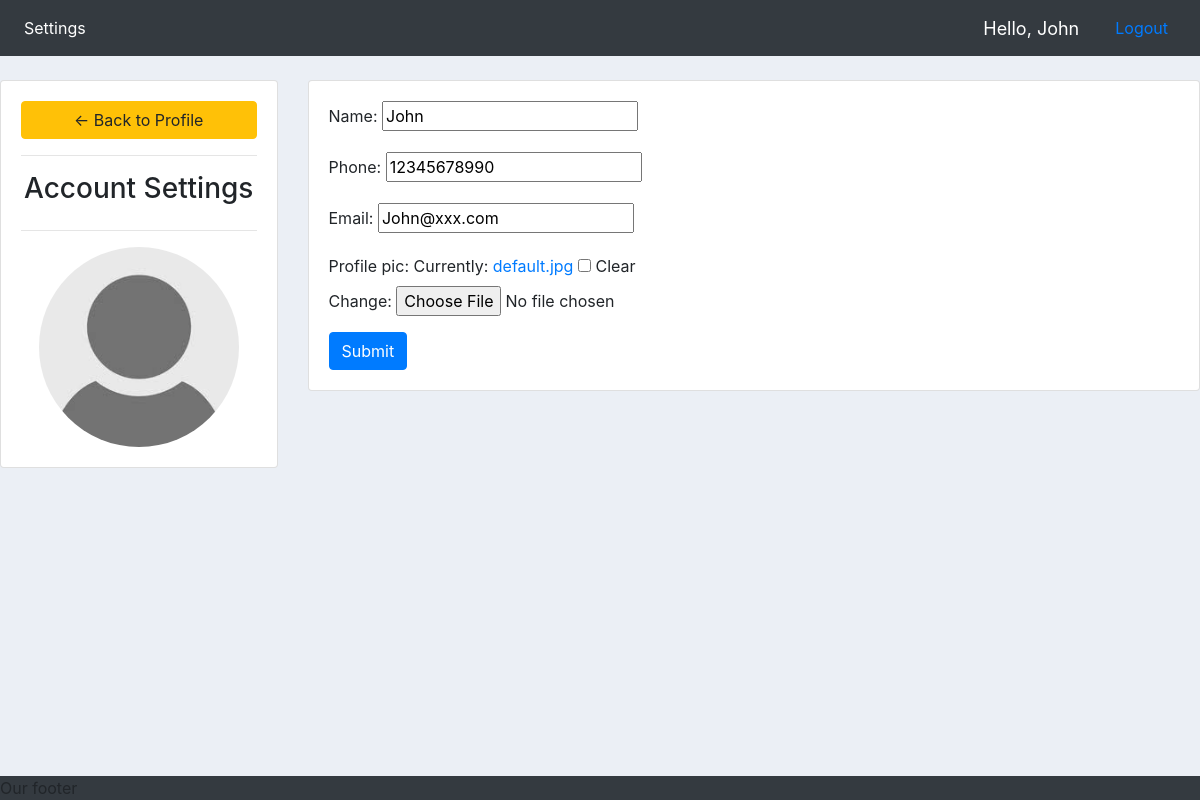
Screenshot of /account/ (signed in) with the database file from the repository.
### accounts/models.py (models this page shows, shortened)
class Customer(models.Model):
    user = models.OneToOneField(User, null=True, on_delete=models.CASCADE)
    name = models.CharField(max_length=200, null=True)
    phone = models.CharField(max_length=200, null=True)
    email = models.EmailField(max_length=200, null=True)
    profile_pic = models.ImageField( upload_to='profile_pics', default='default.jpg',null=True, blank=True)
    date_created = models.DateTimeField(auto_now_add=True, null=True)

### accounts/decorators.py (the view)
        def wrapper_func(request, *args, **kwargs):
            group = None
            if request.user.groups.exists():
                group = request.user.groups.all()[0].name
            if group in allowed_roles:
                return func(request, *args, **kwargs)
            else:
                return HttpResponse('You are not authorized to view this page', status=403)

### accounts/forms.py
class CustomerForm(ModelForm):
    class Meta:
        model = Customer
        fields = "__all__"
        exclude = ['user']

### accounts/views.py (called while the page is built)
@login_required
@allowed_users(allowed_roles=['customer'])
def accountSettings(request):
    customer = Customer.objects.get(user = request.user)
    form = CustomerForm(instance = customer)
    if request.method == 'POST':
        form = CustomerForm(request.POST,request.FILES, instance = customer)
        if form.is_valid():
            form.save()
            return redirect('user')
    context = {'form':form}
    return render(request, 'accounts/account_settings.html', context)

### accounts/templates/accounts/account_settings.html (shortened to what this page needs)
{%  extends 'accounts/main.html' %}
{% load static %}
{% block content %}
<br>
<div class="row">
	<div class="col-md-3">
		<div class="card card-body">
			<a class="btn btn-warning" href="{% url 'home' %}"> &#8592; Back to Profile</a>
			<hr>
			<h3 style="text-align: center">Account Settings</h3>
			<hr>
			<img class="profile-pic" src="{{request.user.customer.profile_pic.url}}" >
		</div>
	</div>
	<div class="col-md-9">
		<div class="card card-body">
			<form method="POST" action="" enctype="multipart/form-data">
				{{form.as_p}}
			<input class="btn btn-primary" type="submit" name="Update Information">
			</form>
		</div>
	</div>
</div>
{% endblock %}

### accounts/templates/accounts/navbar.html (shortened to what this page needs)
<nav class="navbar navbar-expand-lg navbar-dark bg-dark">
    <div class="collapse navbar-collapse" id="navbarNavAltMarkup">
      <div class="navbar-nav">
        {% if request.user.is_staff %}
        <a class="nav-item nav-link active" href="{% url 'home' %}">Dashboard <span class="sr-only">(current)</span></a>
        <a class="nav-item nav-link" href="{% url 'products' %}">Products</a>
        <a class="nav-item nav-link" href="{% url 'charts' %}">Statistics</a>
        {% else %}
        <a class="nav-item nav-link active" href="{% url 'account-settings' %}">Settings <span class="sr-only">(current)</span></a>
        {% endif %}
      </div>
    </div>
    {% if user.is_authenticated %}
    <span style="font-size:18px;color:#fff;margin-right:20px">Hello, {{ request.user }}</span>
    <a class="nav-item nav-link" href="{% url 'logout' %}">Logout</a>
    {% else %}
    <a class="nav-item nav-link" href="{% url 'login' %}">Login</a>
    {% endif %}
  </nav>

### accounts/static/css/main.css (style rules this page uses)
html, body { background-color: #ebeff5; margin:0; padding:0; overflow-x: hidden; height:100%; }

### accounts/templates/accounts/account_settings.html (style rules this page uses)
.profile-pic { max-width: 200px; max-height:200px; margin: 0 auto; border-radius: 50%; }

### rows the page displays
Customer: name "John", phone "12345678990", email "John@xxx.com"

### other values shown
{{ request.user }} "John"
